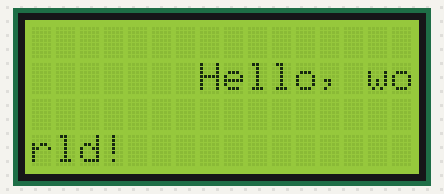
The sketch below on a simulated Arduino Uno, built with avr-gcc and run on an emulated ATmega328P. Parts: 16×4 character LCD.

Above: at 0.1 s.
At 5.1 s:
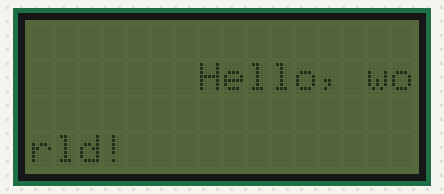

Measured:
- what the display in image 1 shows lasts 3.0 s, from 5.1 s to 8.1 s

The sketch:

lcd_test.ino
```cpp
#include <Wire.h>
#include <LiquidCrystal_I2C.h>

LiquidCrystal_I2C lcd(0x27,16,4);  // set the LCD address to 0x27 for a 16 chars and 2 line display

void setup() {
  // initialize the LCD
  lcd.begin();
}


void loop() {
  lcd.clear();
  lcd.backlight();
  lcd.setCursor(7,1);
  lcd.print("Hello, world!");
  delay(5000);
  lcd.noBacklight();
  delay(3000);
}
```
